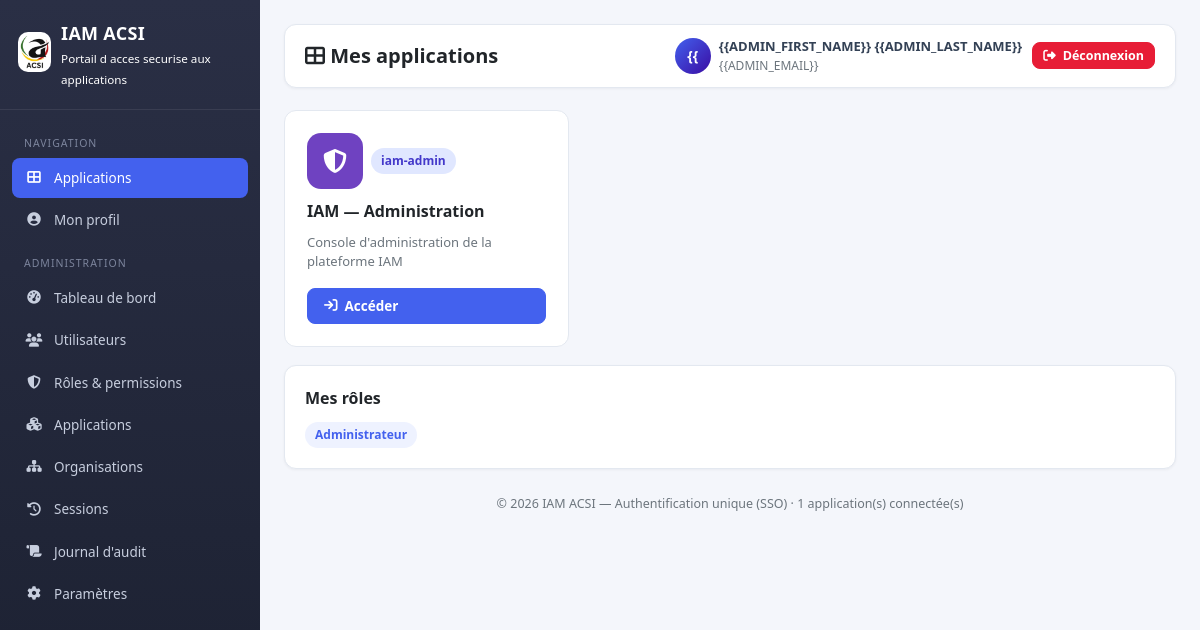
Screenshot of /portal.php (signed in) with the database file from the repository.
### tables this page shows
CREATE TABLE IF NOT EXISTS applications (
  id          INT AUTO_INCREMENT PRIMARY KEY,
  code        VARCHAR(50)  NOT NULL,
  name        VARCHAR(190) NOT NULL,
  description TEXT NULL,
  url         VARCHAR(255) NOT NULL,
  logo        VARCHAR(255) NULL,
  color       VARCHAR(20)  NULL,
  icon        VARCHAR(100) NULL,
  client_id   VARCHAR(100) NULL,
  client_secret VARCHAR(255) NULL,
  redirect_uri  VARCHAR(255) NULL,
  scopes        VARCHAR(255) NULL,
  active      TINYINT(1) NOT NULL DEFAULT 1,
  sso_prompt  TINYINT(1) NOT NULL DEFAULT 1 COMMENT '1 = exiger la ressaisie des identifiants IAM sur accès direct (lien) ; 0 = accès seamless si session IAM valide',
  is_system   TINYINT(1) NOT NULL DEFAULT 0,
  bridge_config TEXT NULL COMMENT 'Pont de session locale (JSON) : DB app, champs de correspondance, clés de session, mapping de rôles',
  created_at  DATETIME NOT NULL DEFAULT CURRENT_TIMESTAMP,
  UNIQUE KEY uq_app_code (code)
);

CREATE TABLE IF NOT EXISTS roles (
  id          INT AUTO_INCREMENT PRIMARY KEY,
  name        VARCHAR(100) NOT NULL,
  code        VARCHAR(50)  NOT NULL,
  description TEXT NULL,
  is_system   TINYINT(1) NOT NULL DEFAULT 0,
  created_at  DATETIME NOT NULL DEFAULT CURRENT_TIMESTAMP,
  UNIQUE KEY uq_role_code (code)
);

### includes/functions.php (called while the page is built, shortened)
<?php
function iam_user_apps(int $user_id): array
{
    $db = db();
    $stmt = $db->prepare('SELECT a.id, a.code, a.name, a.description, a.url, a.logo, a.color, a.icon, a.is_system
        FROM applications a
        INNER JOIN user_roles ur ON ur.application_id = a.id AND ur.user_id = ?
        WHERE a.active = 1
        GROUP BY a.id
        ORDER BY a.name');
    $stmt->execute([$user_id]);
    return $stmt->fetchAll();
}
function iam_user_roles(int $user_id, ?int $app_id = null): array
{
    $db = db();
    if ($app_id !== null) {
        $stmt = $db->prepare('SELECT r.id, r.name, r.code
            FROM roles r INNER JOIN user_roles ur ON ur.role_id = r.id
            WHERE ur.user_id = ? AND ur.application_id = ?');
        $stmt->execute([$user_id, $app_id]);
    } else {
        $stmt = $db->prepare('SELECT r.id, r.name, r.code
            FROM roles r INNER JOIN user_roles ur ON ur.role_id = r.id
            WHERE ur.user_id = ?
            GROUP BY r.id');
        $stmt->execute([$user_id]);
    }
    return $stmt->fetchAll();
}
function iam_user_is_admin(int $userId): bool
{
    $db = db();
    $stmt = $db->prepare('SELECT COUNT(*) FROM user_roles ur
        INNER JOIN roles r ON r.id = ur.role_id
        WHERE ur.user_id = ? AND r.code = ?');
    $stmt->execute([$userId, 'admin']);
    return $stmt->fetchColumn() > 0;
}

### portal.php (the view, shortened to what this page needs)
<?php
require_once __DIR__ . '/includes/functions.php';
$user = $_SESSION['iam_user'];
$apps = iam_user_apps((int) $user['id']);
$isAdmin = iam_user_is_admin((int) $user['id']);
$roles = iam_user_roles((int) $user['id']);
?>
<!DOCTYPE html>
<html lang="fr">
<head>
<link rel="stylesheet" href="<?php echo htmlspecialchars(IAM_BASE_URL); ?>/assets/css/iam.css">
</head>
<body>
<div class="layout">
    <div class="sidebar" id="mobSidebar">
        <div class="sidebar-header">
            <div>
                <img src="<?php echo htmlspecialchars(IAM_BASE_URL); ?>/images/acsi.jpg" class="brand-img" alt="ACSI">
            </div>
            <div>
                <div class="brand"><?php echo htmlspecialchars(IAM_NAME); ?></div>
                <small><?php echo htmlspecialchars(IAM_TAGLINE); ?></small>
            </div>
        </div>
        <nav class="sidebar-nav">
            <div class="nav-label">Navigation</div>
            <a href="<?php echo IAM_BASE_URL; ?>/portal.php" class="active"><i class="fas fa-th-large"></i> Applications</a>
            <a href="<?php echo IAM_BASE_URL; ?>/profile.php"><i class="fas fa-user-circle"></i> Mon profil</a>
            <?php if ($isAdmin): ?>
                <div class="nav-label">Administration</div>
                <a href="<?php echo IAM_BASE_URL; ?>/admin/"><i class="fas fa-gauge-high"></i> Tableau de bord</a>
                <a href="<?php echo IAM_BASE_URL; ?>/admin/users.php"><i class="fas fa-users"></i> Utilisateurs</a>
                <a href="<?php echo IAM_BASE_URL; ?>/admin/roles.php"><i class="fas fa-shield-halved"></i> Rôles &amp; permissions</a>
                <a href="<?php echo IAM_BASE_URL; ?>/admin/apps.php"><i class="fas fa-cubes"></i> Applications</a>
                <a href="<?php echo IAM_BASE_URL; ?>/admin/organizations.php"><i class="fas fa-sitemap"></i> Organisations</a>
                <a href="<?php echo IAM_BASE_URL; ?>/admin/sessions.php"><i class="fas fa-clock-rotate-left"></i> Sessions</a>
                <a href="<?php echo IAM_BASE_URL; ?>/admin/audit.php"><i class="fas fa-scroll"></i> Journal d'audit</a>
                <a href="<?php echo IAM_BASE_URL; ?>/admin/settings.php"><i class="fas fa-gear"></i> Paramètres</a>
            <?php endif; ?>
        </nav>
    </div>
    <div class="main">
        <div class="topbar">
            <div>
                <h1><i class="fas fa-th-large"></i> Mes applications</h1>
            </div>
            <div class="user-badge">
                <a href="<?php echo IAM_BASE_URL; ?>/profile.php" class="d-flex align-center gap-2" style="color:#334155;">
                    <div class="avatar"><?php echo htmlspecialchars(strtoupper(substr($user['first_name'] ?? 'U', 0, 1) . substr($user['last_name'] ?? '', 0, 1))); ?></div>
                    <div>
                        <div style="font-weight:600; font-size:13px;">
                            <?php echo htmlspecialchars(trim(($user['first_name'] ?? '') . ' ' . ($user['last_name'] ?? ''))); ?>
                        </div>
                        <div class="text-muted" style="font-size:12px;"><?php echo htmlspecialchars($user['email'] ?? ''); ?></div>
                    </div>
                </a>
                <a href="<?php echo IAM_BASE_URL; ?>/logout.php" class="btn btn-danger btn-sm" title="Se déconnecter">
                    <i class="fas fa-right-from-bracket"></i> Déconnexion
                </a>
            </div>
        </div>
        <div class="cards-grid">
            <?php foreach ($apps as $a): ?>
                <?php
                    $color = $a['color'] ?: '#4361ee';
                ?>
                <div class="app-card">
                    <div class="d-flex align-center gap-2">
                        <div class="app-icon" style="background:<?php echo htmlspecialchars($color); ?>">
                            <i class="fas <?php echo htmlspecialchars($a['icon'] ?: 'fa-cube'); ?>"></i>
                        </div>
                        <div>
                            <span class="badge badge-info" style="margin-left:auto;"><?php echo htmlspecialchars($a['code']); ?></span>
                        </div>
                    </div>
                    <h3><?php echo htmlspecialchars($a['name']); ?></h3>
                    <p><?php echo htmlspecialchars($a['description'] ?? ''); ?></p>
                    <a class="btn btn-primary app-link" href="<?php echo IAM_BASE_URL; ?>/sso/authorize.php?app=<?php echo urlencode($a['code']); ?>&return=<?php echo urlencode($a['url']); ?>">
                        <i class="fas fa-arrow-right-to-bracket"></i> Accéder
                    </a>
                </div>
            <?php endforeach; ?>
        </div>
        <div class="card mt-3">
            <div class="card-body">
                <div class="card-title">Mes rôles</div>
                <?php if (empty($roles)): ?>
                    <span class="text-muted">Aucun rôle attribué.</span>
                <?php else: ?>
                    <?php foreach ($roles as $r): ?>
                        <span class="badge badge-primary"><?php echo htmlspecialchars($r['name']); ?></span>
                    <?php endforeach; ?>
                <?php endif; ?>
            </div>
        </div>
        <div class="page-footer">
            &copy; <?php echo date('Y'); ?> <?php echo htmlspecialchars(IAM_NAME); ?> — Authentification unique (SSO) &middot; <?php echo count($apps); ?> application(s) connectée(s)
        </div>
    </div>
</div>
</body>
</html>

### assets/css/iam.css (style rules this page uses)
:root { --primary: #4361ee; --primary-dark: #3a0ca3; --primary-light: #eef2ff; --success: #2ec4b6; --danger: #e71d36; --warning: #f4a261; --dark: #1b2030; --muted: #6c757d; --bg: #f4f6fb; --card: #ffffff; --border: #e3e8f0; --radius: 12px; --sidebar-w: 260px; }
* { box-sizing: border-box; }
body { margin: 0; font-family: 'Segoe UI', system-ui, -apple-system, sans-serif; background: var(--bg); color: #212529; font-size: 14px; line-height: 1.5; }
a { text-decoration: none; color: var(--primary); }
img { max-width: 100%; }
.layout { display: flex; min-height: 100vh; }
.sidebar { width: var(--sidebar-w); background: linear-gradient(180deg, #2a2f45, #1b2030); color: #fff; position: fixed; top: 0; left: 0; bottom: 0; overflow-y: auto; z-index: 100; transition: transform .25s; }
.sidebar-header { padding: 20px 18px; border-bottom: 1px solid rgba(255,255,255,.08); display: flex; align-items: center; gap: 10px; }
.sidebar-header .brand-img { width: 40px; height: 40px; border-radius: 10px; object-fit: cover; flex-shrink: 0; }
.sidebar-header .brand { font-weight: 700; font-size: 18px; letter-spacing: .3px; }
.sidebar-nav { padding: 12px; }
.sidebar-nav a { display: flex; align-items: center; gap: 10px; color: #c7cede; padding: 10px 12px; border-radius: 8px; margin-bottom: 2px; font-size: 13.5px; transition: background .15s; }
.sidebar-nav a.active { background: var(--primary); color:#fff; }
.sidebar-nav .nav-label { text-transform: uppercase; font-size: 10.5px; color: #7c849c; padding: 14px 12px 6px; letter-spacing: 1px; }
.sidebar-nav i { width: 20px; text-align: center; }
.main { margin-left: var(--sidebar-w); flex: 1; padding: 24px; min-width: 0; }
.topbar { display: flex; justify-content: space-between; align-items: center; margin-bottom: 22px; background: var(--card); border: 1px solid var(--border); border-radius: var(--radius); padding: 12px 20px; box-shadow: 0 1px 3px rgba(16,24,40,.05); }
.topbar h1 { font-size: 20px; margin: 0; font-weight: 700; }
.topbar .user-badge { display: flex; align-items: center; gap: 10px; }
.user-badge .avatar { width: 36px; height: 36px; border-radius: 50%; background: linear-gradient(135deg, var(--primary), var(--primary-dark)); color: #fff; display: flex; align-items: center; justify-content: center; font-weight: 700; font-size: 14px; }
.cards-grid { display: grid; grid-template-columns: repeat(auto-fill, minmax(260px, 1fr)); gap: 18px; }
.card { background: var(--card); border: 1px solid var(--border); border-radius: var(--radius); box-shadow: 0 1px 3px rgba(16,24,40,.05); }
.card-body { padding: 20px; }
.card-title { font-size: 16px; font-weight: 700; margin: 0 0 12px; }
.badge { display: inline-block; padding: 4px 10px; border-radius: 999px; font-size: 12px; font-weight: 600; }
.badge-info { background: #e0e7ff; color: #4338ca; }
.badge-primary { background: var(--primary-light); color: var(--primary); }
.btn { display: inline-flex; align-items: center; gap: 7px; padding: 9px 16px; border: 1px solid transparent; border-radius: 8px; font-size: 13.5px; font-weight: 600; cursor: pointer; transition: all .15s; background: #e9ecf3; color: #1b2030; text-decoration: none; line-height: 1.2; }
.btn-primary { background: var(--primary); color: #fff; border-color: var(--primary); }
.btn-danger { background: var(--danger); color: #fff; border-color: var(--danger); }
.btn-sm { padding: 5px 10px; font-size: 12.5px; }
.app-card { background: var(--card); border: 1px solid var(--border); border-radius: var(--radius); padding: 22px; transition: transform .2s, box-shadow .2s; display: flex; flex-direction: column; gap: 10px; position: relative; overflow: hidden; }
.app-card .app-icon { width: 56px; height: 56px; border-radius: 14px; display: flex; align-items: center; justify-content: center; font-size: 24px; color: #fff; }
.app-card h3 { margin: 0; font-size: 16px; }
.app-card p { margin: 0; color: var(--muted); font-size: 13px; flex: 1; }
.app-card .app-link { margin-top: 6px; }
.page-footer { margin-top: 26px; text-align: center; color: var(--muted); font-size: 12.5px; }
.text-muted { color: var(--muted); }
.mt-3 { margin-top: 18px; }
.d-flex { display: flex; }
.align-center { align-items: center; }
.gap-2 { gap: 8px; }

### rows the page displays
applications: code "iam-admin", name "IAM — Administration", description "Console d'administration de la plateforme IAM"
roles: name "Administrateur"

### other values shown
IAM_NAME "IAM ACSI"
IAM_TAGLINE "Portail d acces securise aux applications"
$user['email'] "{{ADMIN_EMAIL}}"
count($apps) "1"
